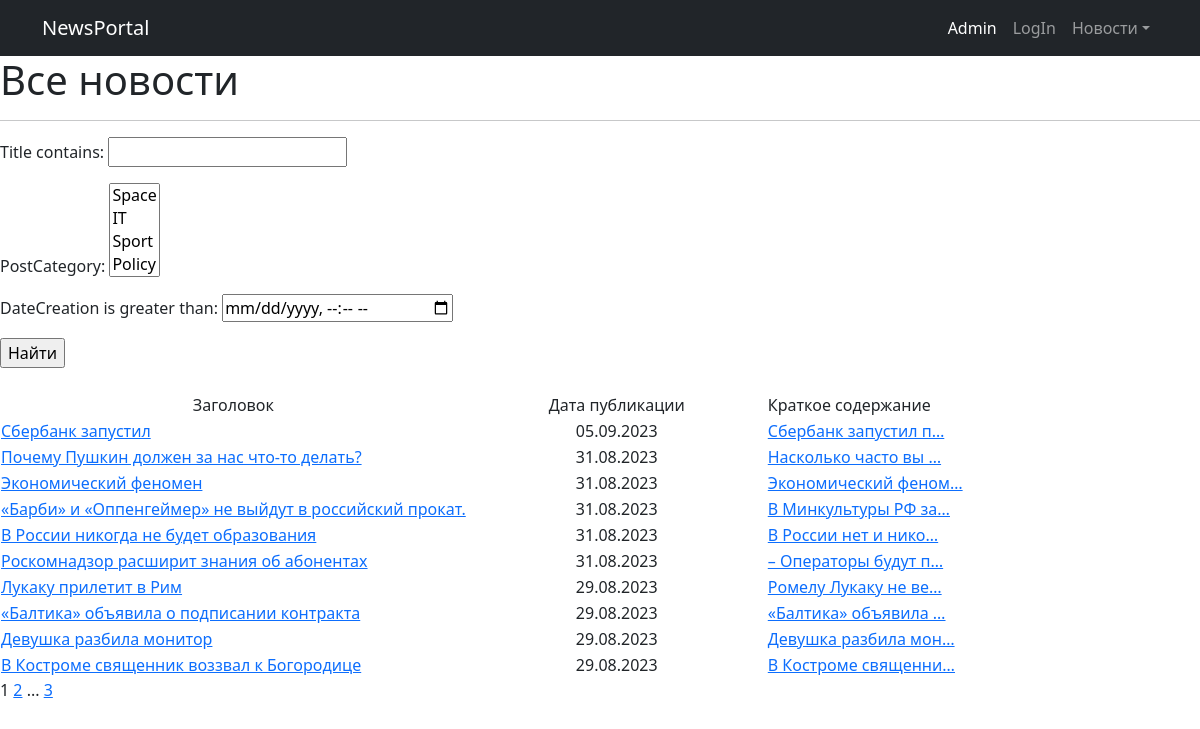
The app's page /, older data.
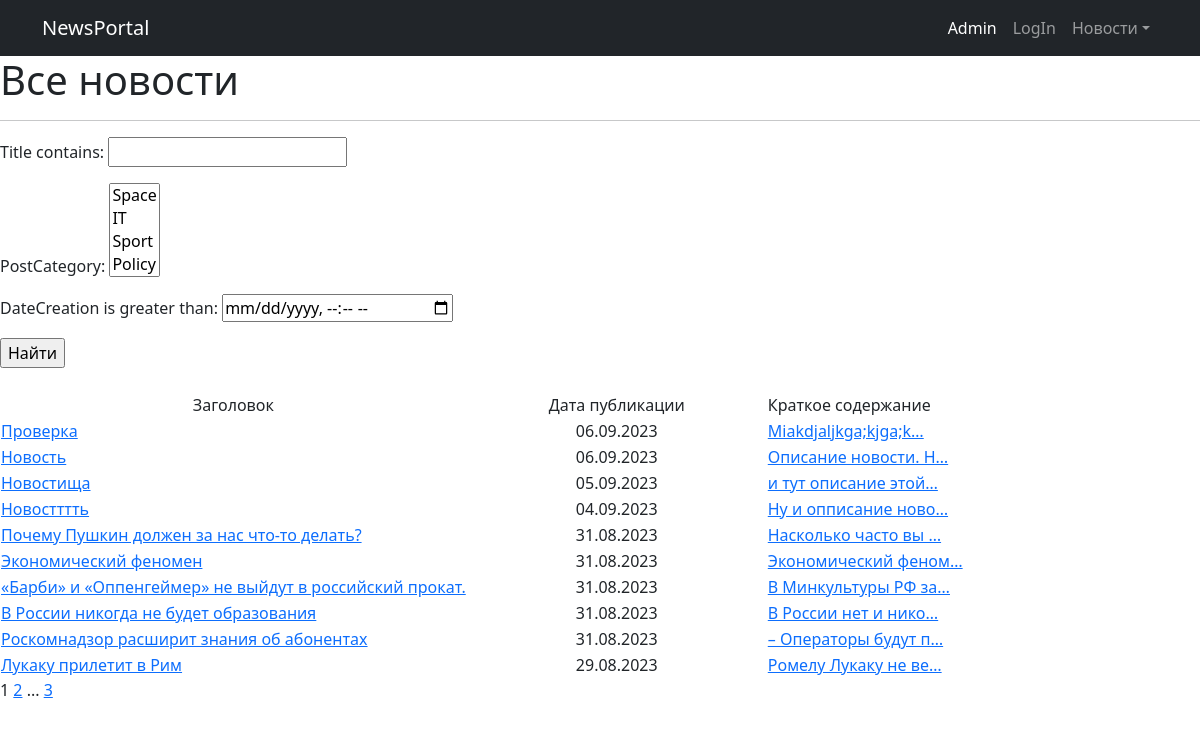
The same page, newer data.
### News/models.py (models this page shows, shortened)
class Post(models.Model):
    NEWS = 'NW'
    ARTICLE = 'AR'
    CATEGORY_CHOICES = (
        (NEWS, "Новость"),
        (ARTICLE, 'Статья'),
    )
    dateCreation = models.DateTimeField(auto_now_add=True)
    categoryType = models.CharField(max_length=2, choices=CATEGORY_CHOICES, default=ARTICLE)
    author = models.ForeignKey(Author, on_delete=models.CASCADE, related_name='posts')
    postCategory = models.ManyToManyField(Category, through='PostCategory')
    title = models.CharField(max_length=128)
    text = models.TextField()
    rating = models.SmallIntegerField(default=0)
    class Meta:
        verbose_name = 'Публикация'
        verbose_name_plural = 'Публикации'

### News/views.py (the view)
# urls.py: path('', cache_page(60)(PostList.as_view()), name='posts_list'),
class PostList(ListView):
    model = Post
    ordering = '-dateCreation'
    template_name = 'news/all_news.html'
    context_object_name = 'all_news'
    paginate_by = 10
    def get_queryset(self):
        queryset = super().get_queryset()
        self.filterset = NewsFilter(self.request.GET, queryset)
        return self.filterset.qs
    def get_context_data(self, **kwargs):
        context = super().get_context_data(**kwargs)
        context['filterset'] = self.filterset
        return context

### News/context_processors.py (called while the page is built)
def news_for_header(request):
    return {
        'news_for_header': Post.objects.order_by('-dateCreation')
    }

### News/models.py (called while the page is built)
    def __str__(self):
        return self.name

### News/templatetags/custom_filters.py (called while the page is built)
@register.filter()
def censorship(value):
    words = value.split()  # Разделяем текст на слова
    censored_words = []
    for word in words:
        if word.lower() in censor_words:  # для проверки приводим к нижнему регистру
            censored_words.append('*' * len(word))
        else:
            censored_words.append(word)
    return ' '.join(censored_words)  # Собираем обратно в текст

### News/templatetags/custom_tags.py (called while the page is built)
@register.simple_tag(takes_context=True)
def url_replace(context, **kwargs):
    d = context['request'].GET.copy()
    for k, v in kwargs.items():
        d[k] = v
    return d.urlencode()

### templates/news/all_news.html (shortened to what this page needs)
{% extends 'flatpages/default.html' %}
{% load custom_filters %}
{% load custom_tags %}
{% block content %}
	<h1>Все новости</h1>
	<hr>
	<form action="" method="get">
		{{ filterset.form.as_p }}
		<input type="submit" value="Найти"/>
	</form>
	{% if all_news %}
		<br/>
		<table>
			<tr>
				<td style="text-align: center;">Заголовок</td>
				<td style="text-align: center; width: 300px;">Дата публикации</td>
				<td style="width: 300px;">Краткое содержание</td>
			</tr>
			{% for one_news in all_news %}
				<tr>
					<td><a href="/news/{{ one_news.pk }}">{{ one_news.title|censorship }}</td>
					<td style="text-align: center; width: 300px;">{{ one_news.dateCreation|date:'d.m.Y' }}</td>
					<td style="width: 300px;"><a
						href="/news/{{ one_news.pk }}">{{ one_news.text|truncatechars:20|censorship }}</td>
					<td>
					</td>
				</tr>
			{% endfor %}
		</table>
	{% else %}
		<h2>Новостей нет!</h2>
	{% endif %}
	{{ page_obj.number }}
	{% if page_obj.has_next %}
		<a href="?{% url_replace page=page_obj.next_page_number %}">{{ page_obj.next_page_number }}</a>
		{% if paginator.num_pages != page_obj.next_page_number %}
			...
			<a href="?{% url_replace page=page_obj.paginator.num_pages %}">{{ page_obj.paginator.num_pages }}</a>
		{% endif %}
	{% endif %}
{% endblock content %}

### templates/flatpages/default.html (shortened to what this page needs)
<!DOCTYPE html>
{% load static %}
{% load cache %}
<html lang="en">
<head>
	<link href={% static 'css/styles.css' %} rel="stylesheet"/>
</head>
<body>
<nav class="navbar navbar-expand-lg navbar-dark bg-dark">
	<div class="container">
		{% cache 300 newsportal %}
		<a class="navbar-brand" href="/news/">NewsPortal</a>
		<div class="collapse navbar-collapse" id="navbarSupportedContent">
		{% endcache %}
			<ul class="navbar-nav ms-auto mb-2 mb-lg-0">
				<li class="nav-item"><a class="nav-link active" aria-current="page" href="/admin/">Admin</a>
				</li>
				{% if user.is_authenticated %}
					<li class="nav-item"><a class="nav-link" href="/accounts/logout/">LogOut</a></li>{% else %}
					<li class="nav-item"><a class="nav-link" href="/accounts/login/">LogIn</a></li>{% endif %}
				{% cache 300 dropdown %}
				<li class="nav-item dropdown">
					<a class="nav-link dropdown-toggle" id="navbarDropdown" href="#" role="button"
					   data-bs-toggle="dropdown" aria-expanded="false">Новости</a>
				</li>
				{% endcache %}
			</ul>
		</div>
	</div>
</nav>
{% block content %}{% endblock content %}
</body>
</html>

Row changes from the older to the newer data that the page shows:
removed Post: title|censorship "Сбербанк запустил", dateCreation "05.09.2023", text|censorship "Сбербанк запустил п…"
no longer on this page (row unchanged): Post: title|censorship "«Балтика» объявила о подписании контракта", dateCreation "29.08.2023", text|censorship "«Балтика» объявила …"
no longer on this page (row unchanged): Post: title|censorship "Девушка разбила монитор", dateCreation "29.08.2023", text|censorship "Девушка разбила мон…"
no longer on this page (row unchanged): Post: title|censorship "В Костроме священник воззвал к Богородице", dateCreation "29.08.2023", text|censorship "В Костроме священни…"
added Post: title|censorship "Проверка", dateCreation "06.09.2023", text|censorship "Miakdjaljkga;kjga;k…"
added Post: title|censorship "Новость", dateCreation "06.09.2023", text|censorship "Описание новости. Н…"
added Post: title|censorship "Новостища", dateCreation "05.09.2023", text|censorship "и тут описание этой…"
added Post: title|censorship "Новостттть", dateCreation "04.09.2023", text|censorship "Ну и опписание ново…"
